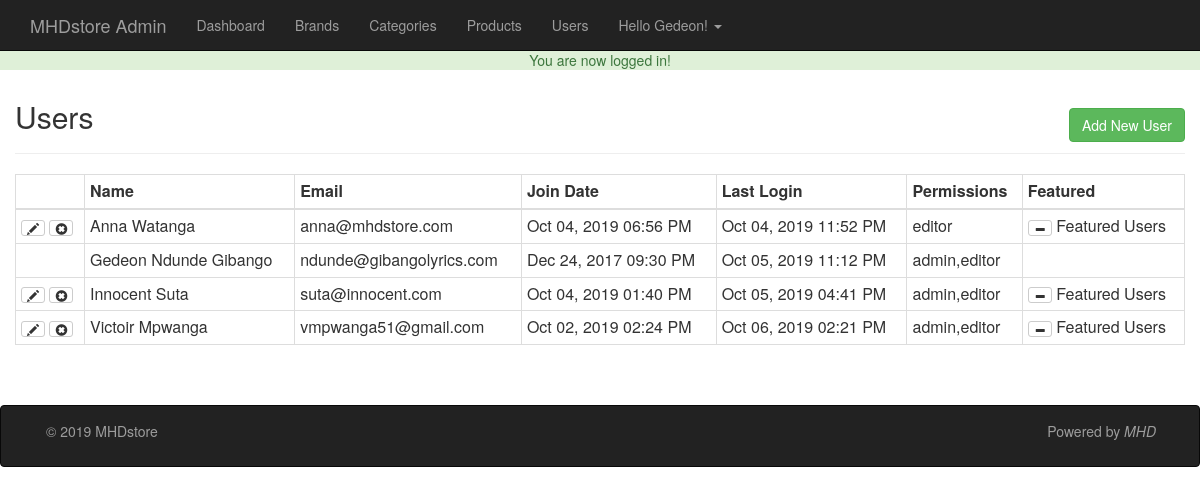
/admin/users.php (signed in), run on the app's committed database.
### tables this page shows
CREATE TABLE `users` (
  `id` int(11) NOT NULL,
  `full_name` varchar(255) NOT NULL,
  `email` varchar(175) NOT NULL,
  `password` varchar(255) NOT NULL,
  `join_date` datetime NOT NULL DEFAULT current_timestamp(),
  `last_login` datetime DEFAULT NULL,
  `permissions` varchar(255) NOT NULL,
  `image` text DEFAULT NULL,
  `featured` tinyint(4) NOT NULL DEFAULT 0
);

### admin/users.php (the view, shortened to what this page needs)
<?php
require_once '../core/init.php';
include 'includes/head.php';
include 'includes/navigation.php';
if (isset($_GET['add']) || isset($_GET['edit'])) {
$nameUser = ((isset($_POST['name']) && isset($_POST['name']) != '')?sanitize($_POST['name']):'');
$email = ((isset($_POST['email']) && isset($_POST['email']) != '')?sanitize($_POST['email']):'');
$password = ((isset($_POST['password']) && isset($_POST['password']) != '')?sanitize($_POST['password']):'');
$confirm = ((isset($_POST['confirm']) && isset($_POST['confirm']) != '')?sanitize($_POST['confirm']):'');
$permissions = ((isset($_POST['permissions']) && isset($_POST['permissions']) != '')?sanitize($_POST['permissions']):'');
$errors = array();
  if (isset($_GET['edit']) && !empty($_GET['edit'])){
    $edit_id = (int)$_GET['edit'];
    $edit_id = sanitize($edit_id);
    $editSql = $db->query("SELECT * FROM users WHERE id ='$edit_id'");
    $edit_row = mysqli_fetch_assoc($editSql);
    $nameUser = ((isset($_POST['name']) && isset($_POST['name']) != '')?sanitize($_POST['name']):$edit_row['full_name']);
    $email = ((isset($_POST['email']) && isset($_POST['email']) != '')?sanitize($_POST['email']):$edit_row['email']);
    $password = ((isset($_POST['password']) && isset($_POST['password']) != '')?sanitize($_POST['password']):$edit_row['password']);
    $confirm = ((isset($_POST['confirm']) && isset($_POST['confirm']) != '')?sanitize($_POST['confirm']):$edit_row['password']);
    $permissions = ((isset($_POST['permissions']) && isset($_POST['permissions']) != '')?sanitize($_POST['permissions']):$edit_row['permissions']);
  }
  if ($_POST) {
    $emailQuery = $db->query("SELECT * FROM users WHERE email = '$email'");
    $emailCount = mysqli_num_rows($emailQuery);
    if ($emailCount != 0) {
      $errors [] = 'The email ( '.$email.' ) already exist in our database';
    }
    $required = array('name', 'email', 'password', 'confirm', 'permissions');
    foreach ($required as $f) {
      if (empty($_POST[$f])) {
        $errors[] = 'You must fill out all fields';
        break;
      }
    }
    if (!empty($_FILES)) {
       $photo = $_FILES['photo'];
       $name = $photo['name'];
       $nameArray = explode('.',$name);
       $fileName = $nameArray[0];
       $fileExt =$nameArray[1];
       $mine = explode('/',$photo['type']);
       $mineType = $mine[0];
       $mineExt = $mine[1];
       $tmtLoc = $photo['tmp_name'];
       $fileSize = $photo['size'];
       $allowed = array('png', 'jpg', 'jpeg');
       $uploadName = md5(microtime()).'.'.$fileExt;
       $uploadPath = BASEURL.'/images/users/'.$uploadName;
       $dbpath = '/hdlyric/images/users/'.$uploadName;
       if ($mineType != 'image') {
         $errors[] = 'The file must be the image.';
       }
       if (!in_array($fileExt, $allowed)) {
          $errors[] = 'The file extension must be a png, jpg, or jpeg';
       }
       if ($fileSize > 15000000) {
         $errors[] = 'The file size must be under 15MB';
       }
       if ($fileExt != $mineExt && ($mineExt == 'jpeg' && $fileExt != 'jpg')) {
         $errors[] = 'The file extension does not match the file.';
       }
    }
    if (strlen($password) < 6) {
      $errors[] = 'Your password must be at least 6 characters.';
    }
    if ($password != $confirm ) {
    $errors[] = 'Your passwords do not match.';
    }
    if (!filter_var($email, FILTER_VALIDATE_EMAIL)) {
        $errors[] ='You must enter a valid email.' ;
    }
    if (!empty($errors)) {
       display_errors($errors);
    }else {
      $hashed = password_hash($password, PASSWORD_DEFAULT);
      move_uploaded_file($tmtLoc, $uploadPath);
      $insertQuery = "INSERT INTO users (`full_name`, `email`, `password`, `permissions`, `image`) VALUES ('$nameUser', '$email', '$hashed', '$permissions', '$dbpath')";
      $_SESSION['success_flash'] = 'User has been added!';
      if (isset($_GET['edit'])) {
        $insertQuery = "UPDATE users SET full_name='$nameUser', email='$email', password='$hashed', permissions='$permissions', image='$dbpath' WHERE id = '$edit_id'";
        $_SESSION['success_flash'] = 'User has been edited!';
      }
      $db->query($insertQuery);
      header('Location: users.php');
    }
  }
   ?>
<h2 class="text-center"><?= ((isset($_GET['edit']))?'Edit ':'Add A New '); ?> User</h2><hr>
<div>
<?= ((isset($errors) && !empty($errors))?display_errors($errors):''); ?>
<form action="users.php?<?= ((isset($_GET['edit']))?'edit='.$edit_id:'add=1');?>" method="post">
  <div class="form-group col-md-6">
    <label for="name">Full Name:</label>
    <input type="text" name="name" id="name" class="form-control" value="<?= $nameUser ;?>">
  </div>
  <div class="form-group col-md-6">
    <label for="email">Email:</label>
    <input type="text" name="email" id="email" class="form-control" value="<?= $email;?>">
  </div>
  <div class="form-group col-md-6">
    <label for="password">Password:</label>
    <input type="password" name="password" id="password" class="form-control" value="<?= $password;?>">
  </div>
  <div class="form-group col-md-6">
    <label for="confirm">Confirm Password:</label>
    <input type="password" name="confirm" id="confirm" class="form-control" value="<?= $confirm;?>">
  </div>
  <div class="form-group col-md-6">
    <label for="permission">Permissions:</label>
    <select class="form-control" name="permissions">
      <option value=""<?= (($permissions == '')?' Selected':'');?>></option>
      <option value="editor"<?= (($permissions == 'editor')?' Selected':'');?>>Editor</option>
      <option value="admin,editor"<?= (($permissions == 'admin,editor')?' Selected':'');?>>Admin</option>
    </select>
  </div>
  <div class="form-group col-md-6 text-right" style="margin-top:20px">
    <a href="users.php" class="btn btn-default">Cancel</a>
    <input type="submit" value="<?= ((isset($_GET['edit']))?'Edit ':'Add A New ');?> User" class="btn btn-primary">
  </div>
</form>
</div>
<?php
}else {
$userQuery ="SELECT * FROM users ORDER BY full_name";
$userResult = $db->query($userQuery);
 ?>
<h2>Users</h2>
<a href="users.php?add=1" class="btn btn-success pull-right" id="add-product-btn">Add New User</a>
<hr>
<table class="table table-bordered table-stripped table-condensed">
<thead>
  <th></th>
  <th>Name</th>
  <th>Email</th>
  <th>Join Date</th>
  <th>Last Login</th>
  <th>Permissions</th>
  <th>Featured</th>
</thead>
<tbody>
  <?php
  while ($user_row = mysqli_fetch_assoc($userResult)):
     $name = $user_row['full_name'] ;
     $email = $user_row['email'] ;
     $join_date = $user_row['join_date'] ;
     $last_login = $user_row['last_login'] ;
     $permissions = $user_row['permissions'] ;
     $featured = $user_row['featured'] ;
   ?>
  <tr>
  <td>
   <?php if($user_row['id'] != $user_data['id']): ?>
     <a href="users.php?edit=<?= $user_row['id'];?>" class="btn btn-xs btn-default"><span class="glyphicon glyphicon-pencil"></span></a>
     <a href="users.php?delete=<?= $user_row['id'];?>" class="btn btn-xs btn-default"><span class="glyphicon glyphicon-remove-sign"></span></a>
   <?php endif; ?>
  </td>
     <td><?= $name;?></td>
     <td><?= $email ;?></td>
     <td><?= pretty_date($join_date) ;?></td>
     <td><?=(($user_row['last_login'] == '0000-00-00 00:00:00')?'Never logged in':pretty_date($last_login));?></td>
     <td><?= $permissions ;?></td>
     <?php if($user_row['id'] != $user_data['id']): ?>
     <td><a href="users.php?featured=<?= (($featured == 0)?'1':'0');?>&id=<?= $user_row['id'];?>" class="btn btn-xs btn-default">
     <span class="glyphicon glyphicon-<?= (($featured == 1)?'minus':'plus'); ?>"></span>
   </a>&nbsp;<?= (($featured == 1)?'Featured Users':'');?>
     </td>
    <?php endif; ?>
  </tr>
<?php endwhile; ?>
</tbody>
</table>
<?php } include 'includes/footer.php';  ?>

### style.css (style rules this page uses)
body { padding-top: 50px; }
#add-product-btn { margin-top: -35px; }

### data on the page
users: full_name "Anna Watanga", email "anna@mhdstore.com", join_date "Oct 04, 2019 06:56 PM", last_login "Oct 04, 2019 11:52 PM", permissions "editor", featured 1 (drawn)
users: full_name "Gedeon Ndunde Gibango", email "ndunde@gibangolyrics.com", join_date "Dec 24, 2017 09:30 PM", last_login "Oct 05, 2019 11:12 PM", permissions "admin,editor"
users: full_name "Innocent Suta", email "suta@innocent.com", join_date "Oct 04, 2019 01:40 PM", last_login "Oct 05, 2019 04:41 PM", permissions "admin,editor", featured 1 (drawn)
users: full_name "Victoir Mpwanga", email "vmpwanga51@gmail.com", join_date "Oct 02, 2019 02:24 PM", last_login "Oct 06, 2019 02:21 PM", permissions "admin,editor", featured 1 (drawn)

### other printed values
$_SESSION['success_flash'] "You are now logged in!"
$user_data['first'] "Gedeon"
